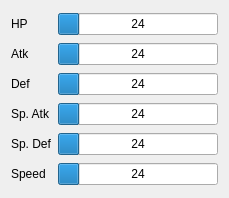
<?xml version="1.0" encoding="UTF-8"?>
<ui version="4.0">
 <class>BaseStatsWidget</class>
 <widget class="QWidget" name="BaseStatsWidget">
  <property name="geometry">
   <rect>
    <x>0</x>
    <y>0</y>
    <width>229</width>
    <height>198</height>
   </rect>
  </property>
  <property name="windowTitle">
   <string>Form</string>
  </property>
  <layout class="QGridLayout" name="gridLayout">
   <item row="0" column="0">
    <widget class="QLabel" name="hp">
     <property name="text">
      <string>HP</string>
     </property>
    </widget>
   </item>
   <item row="0" column="1">
    <widget class="QProgressBar" name="hpbar">
     <property name="maximum">
      <number>180</number>
     </property>
     <property name="value">
      <number>24</number>
     </property>
     <property name="format">
      <string>%v</string>
     </property>
    </widget>
   </item>
   <item row="1" column="0">
    <widget class="QLabel" name="atk">
     <property name="text">
      <string>Atk</string>
     </property>
    </widget>
   </item>
   <item row="1" column="1">
    <widget class="QProgressBar" name="atkbar">
     <property name="maximum">
      <number>180</number>
     </property>
     <property name="value">
      <number>24</number>
     </property>
     <property name="format">
      <string>%v</string>
     </property>
    </widget>
   </item>
   <item row="2" column="0">
    <widget class="QLabel" name="def">
     <property name="text">
      <string>Def</string>
     </property>
    </widget>
   </item>
   <item row="2" column="1">
    <widget class="QProgressBar" name="defbar">
     <property name="maximum">
      <number>180</number>
     </property>
     <property name="value">
      <number>24</number>
     </property>
     <property name="format">
      <string>%v</string>
     </property>
    </widget>
   </item>
   <item row="3" column="0">
    <widget class="QLabel" name="spatk">
     <property name="text">
      <string>Sp. Atk</string>
     </property>
    </widget>
   </item>
   <item row="3" column="1">
    <widget class="QProgressBar" name="spatkbar">
     <property name="maximum">
      <number>180</number>
     </property>
     <property name="value">
      <number>24</number>
     </property>
     <property name="format">
      <string>%v</string>
     </property>
    </widget>
   </item>
   <item row="4" column="0">
    <widget class="QLabel" name="spdef">
     <property name="text">
      <string>Sp. Def</string>
     </property>
    </widget>
   </item>
   <item row="4" column="1">
    <widget class="QProgressBar" name="spdefbar">
     <property name="maximum">
      <number>180</number>
     </property>
     <property name="value">
      <number>24</number>
     </property>
     <property name="format">
      <string>%v</string>
     </property>
    </widget>
   </item>
   <item row="5" column="0">
    <widget class="QLabel" name="speed">
     <property name="text">
      <string>Speed</string>
     </property>
    </widget>
   </item>
   <item row="5" column="1">
    <widget class="QProgressBar" name="speedbar">
     <property name="maximum">
      <number>180</number>
     </property>
     <property name="value">
      <number>24</number>
     </property>
     <property name="format">
      <string>%v</string>
     </property>
    </widget>
   </item>
  </layout>
 </widget>
 <resources/>
 <connections/>
</ui>
